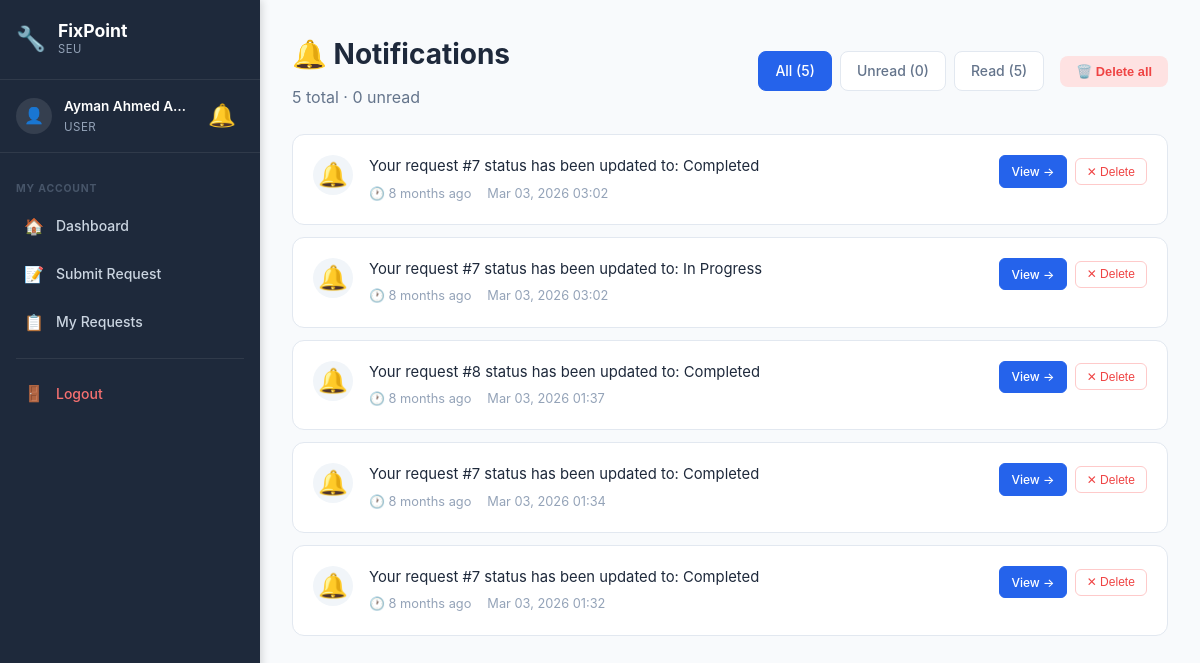
The app's page /notifications.php (signed in) with its own data.
### tables this page shows
CREATE TABLE `notification` (
  `NotificationID` int(11) NOT NULL AUTO_INCREMENT,
  `UserID` int(11) NOT NULL,
  `Title` varchar(255) NOT NULL DEFAULT '',
  `RequestID` int(11) DEFAULT NULL,
  `Message` text NOT NULL,
  `IsRead` tinyint(1) DEFAULT 0,
  `CreatedAt` timestamp NOT NULL DEFAULT current_timestamp(),
  PRIMARY KEY (`NotificationID`),
  KEY `RequestID` (`RequestID`),
  KEY `idx_user` (`UserID`),
  KEY `idx_read` (`IsRead`),
  CONSTRAINT `notification_ibfk_1` FOREIGN KEY (`UserID`) REFERENCES `user` (`UserID`),
  CONSTRAINT `notification_ibfk_2` FOREIGN KEY (`RequestID`) REFERENCES `maintenancerequest` (`RequestID`) ON DELETE SET NULL
);

### config/helpers.php (called while the page is built, shortened)
<?php
function formatDate($date, $format = 'M d, Y H:i') {
    return date($format, strtotime($date));
}
function e($string) {
    return htmlspecialchars($string, ENT_QUOTES, 'UTF-8');
}
?>

### notifications.php (the view, shortened to what this page needs)
<?php
require_once 'config/database.php';
require_once 'config/helpers.php';
$user_id = $_SESSION['user_id'];
$role_id = $_SESSION['role_id'];
$filter = isset($_GET['filter']) ? $_GET['filter'] : 'all';
$where = "WHERE n.UserID = ?";
$sql = "SELECT
            n.NotificationID,
            n.Message,
            n.IsRead,
            n.CreatedAt,
            n.RequestID
        FROM notification n
        $where
        ORDER BY n.CreatedAt DESC";
$stmt = $conn->prepare($sql);
$stmt->bind_param("i", $user_id);
$stmt->execute();
$notifications = $stmt->get_result()->fetch_all(MYSQLI_ASSOC);
$count_sql = "SELECT
    COUNT(*) as total,
    SUM(CASE WHEN IsRead = 0 THEN 1 ELSE 0 END) as unread,
    SUM(CASE WHEN IsRead = 1 THEN 1 ELSE 0 END) as read_count
FROM notification WHERE UserID = ?";
$count_stmt = $conn->prepare($count_sql);
$count_stmt->bind_param("i", $user_id);
$count_stmt->execute();
$counts = $count_stmt->get_result()->fetch_assoc();
if ($role_id == 1) {
    $details_path = 'admin/request-details.php?id=';
    $dashboard_path = 'admin/dashboard.php';
} elseif ($role_id == 2) {
    $details_path = 'technician/task-details.php?id=';
    $dashboard_path = 'technician/dashboard.php';
} else {
    $details_path = 'user/request-details.php?id=';
}
if (!function_exists('notifTimeAgo')) {
    function notifTimeAgo($datetime) {
        $now = new DateTime();
        $ago = new DateTime($datetime);
        $diff = $now->diff($ago);
        if ($diff->m > 0) return $diff->m . ' month' . ($diff->m > 1 ? 's' : '') . ' ago';
        return 'Just now';
    }
}
function getNotifIcon($message) {
    return '🔔';
}
$_sidebar_role = $_SESSION['role_id'] ?? 0;
?>
<!DOCTYPE html>
<html lang="en">
<head>
    <link rel="stylesheet" href="assets/css/style.css">
    <link rel="stylesheet" href="assets/css/dashboard.css">
    <link rel="stylesheet" href="assets/css/sidebar.css">
</head>
<body class="has-sidebar">
    <aside class="sidebar" id="sidebar">
        <div class="sidebar-header">
            <div class="sidebar-logo">
                <span class="sidebar-logo-icon">🔧</span>
                <div>
                    <span class="sidebar-logo-text">FixPoint</span>
                    <span class="sidebar-logo-sub">SEU</span>
                </div>
            </div>
        </div>
        <div class="sidebar-user">
            <div class="sidebar-avatar">👤</div>
            <div class="sidebar-user-info">
                <span class="sidebar-user-name"><?php echo e($_SESSION['name']); ?></span>
                <span class="sidebar-user-role">
                    <?php
                    if ($_sidebar_role == 1) echo 'Administrator';
                    elseif ($_sidebar_role == 2) echo 'Technician';
                    else echo 'User';
                    ?>
                </span>
            </div>
            <?php include 'includes/notification-bell.php'; ?>
        </div>
        <nav class="sidebar-nav">
            <?php if ($_sidebar_role == 1): ?>
                <div class="sidebar-section-label">Main</div>
                <a href="admin/dashboard.php" class="sidebar-link"><span class="sidebar-icon">📊</span><span>Dashboard</span></a>
                <a href="admin/all-requests.php" class="sidebar-link"><span class="sidebar-icon">📋</span><span>All Requests</span></a>
                <a href="admin/users.php" class="sidebar-link"><span class="sidebar-icon">👥</span><span>Manage Users</span></a>
                <div class="sidebar-section-label">Management</div>
                <a href="admin/locations.php" class="sidebar-link"><span class="sidebar-icon">📍</span><span>Locations</span></a>
                <a href="admin/reports.php" class="sidebar-link"><span class="sidebar-icon">📈</span><span>Reports</span></a>
                <a href="admin/all-feedback.php" class="sidebar-link"><span class="sidebar-icon">⭐</span><span>Feedback</span></a>
                <a href="admin/audit-logs.php" class="sidebar-link"><span class="sidebar-icon">🔍</span><span>Audit Logs</span></a>
                <a href="admin/backup.php" class="sidebar-link"><span class="sidebar-icon">💾</span><span>Backup</span></a>
            <?php else: ?>
                <div class="sidebar-section-label">My Account</div>
                <a href="user/dashboard.php" class="sidebar-link"><span class="sidebar-icon">🏠</span><span>Dashboard</span></a>
                <a href="user/submit-request.php" class="sidebar-link"><span class="sidebar-icon">📝</span><span>Submit Request</span></a>
                <a href="user/my-requests.php" class="sidebar-link"><span class="sidebar-icon">📋</span><span>My Requests</span></a>
            <?php endif; ?>
            <div class="sidebar-divider"></div>
            <a href="auth/logout.php" class="sidebar-link sidebar-logout">
                <span class="sidebar-icon">🚪</span><span>Logout</span>
            </a>
        </nav>
    </aside>
    <div class="main-content">
            <div class="topbar-notif"><?php include 'includes/notification-bell.php'; ?></div>
    <div class="dashboard">
        <div class="dashboard-container">
            <div class="notif-page-header">
                <div>
                    <h1 class="welcome-text">🔔 Notifications</h1>
                    <p style="color: #64748b; margin-top: 0.25rem;">
                        <?php echo $counts['total']; ?> total · <?php echo $counts['unread']; ?> unread
                    </p>
                </div>
                <div style="display: flex; gap: 1rem; flex-wrap: wrap; align-items: center;">
                    <div class="notif-filters">
                        <a href="notifications.php?filter=all" class="notif-filter-btn <?php echo $filter === 'all' ? 'active' : ''; ?>">
                            All (<?php echo $counts['total']; ?>)
                        </a>
                        <a href="notifications.php?filter=unread" class="notif-filter-btn <?php echo $filter === 'unread' ? 'active' : ''; ?>">
                            Unread (<?php echo $counts['unread']; ?>)
                        </a>
                        <a href="notifications.php?filter=read" class="notif-filter-btn <?php echo $filter === 'read' ? 'active' : ''; ?>">
                            Read (<?php echo $counts['read_count']; ?>)
                        </a>
                    </div>
                    <?php if ($counts['total'] > 0): ?>
                        <div class="notif-actions">
                            <button class="notif-action-btn btn-delete-all" onclick="pageDeleteAll()">
                                🗑️ Delete all
                            </button>
                        </div>
                    <?php endif; ?>
                </div>
            </div>
            <div id="notifPageList">
                <?php if (count($notifications) > 0): ?>
                    <?php foreach ($notifications as $notif): ?>
                        <div class="notif-card <?php echo $notif['IsRead'] ? '' : 'unread'; ?>" id="page-notif-<?php echo $notif['NotificationID']; ?>">
                            <div class="notif-card-icon">
                                <?php echo getNotifIcon($notif['Message']); ?>
                            </div>
                            <div class="notif-card-content">
                                <div class="notif-card-message"><?php echo e($notif['Message']); ?></div>
                                <div class="notif-card-meta">
                                    <span>🕐 <?php echo notifTimeAgo($notif['CreatedAt']); ?></span>
                                    <span><?php echo formatDate($notif['CreatedAt']); ?></span>
                                </div>
                            </div>
                            <div class="notif-card-actions">
                                <?php if ($notif['RequestID']): ?>
                                    <a href="<?php echo $details_path . $notif['RequestID']; ?>" class="notif-card-btn view-btn">
                                        View →
                                    </a>
                                <?php endif; ?>
                                <button class="notif-card-btn delete-btn" onclick="pageDeleteOne(<?php echo $notif['NotificationID']; ?>)">
                                    ✕ Delete
                                </button>
                            </div>
                        </div>
                    <?php endforeach; ?>
                <?php endif; ?>
            </div>
        </div>
    </div>
    </div>
</body>
</html>

### assets/css/style.css (style rules this page uses)
* { margin: 0; padding: 0; box-sizing: border-box; }
:root { --primary-color: #2563eb; --primary-dark: #1e40af; --secondary-color: #64748b; --success-color: #10b981; --danger-color: #ef4444; --warning-color: #f59e0b; --dark: #1e293b; --gray: #64748b; --light-gray: #f1f5f9; --white: #ffffff; --shadow: 0 4px 6px rgba(0, 0, 0, 0.1); --shadow-lg: 0 10px 25px rgba(0, 0, 0, 0.15); }
body { font-family: -apple-system, BlinkMacSystemFont, 'Segoe UI', Roboto, 'Helvetica Neue', Arial, sans-serif; line-height: 1.6; color: var(--dark); background-color: var(--white); }

### assets/css/dashboard.css (style rules this page uses)
.dashboard { min-height: 100vh; background: #f8fafc; }
.dashboard-container { max-width: 1400px; margin: 0 auto; padding: 2rem; }
.welcome-text { font-size: 1.75rem; font-weight: 700; color: #1e293b; margin-bottom: 0.5rem; }

### assets/css/sidebar.css (style rules this page uses)
:root { --sidebar-width: 260px; --sidebar-bg: #1e293b; --sidebar-text: #cbd5e1; --sidebar-active-bg: rgba(37, 99, 235, 0.15); --sidebar-active-text: #60a5fa; --sidebar-hover-bg: rgba(255, 255, 255, 0.05); --topbar-height: 56px; }
body.has-sidebar { margin: 0; padding: 0; display: flex; min-height: 100vh; background: #f8fafc; }
.sidebar { position: fixed; top: 0; left: 0; width: var(--sidebar-width); height: 100vh; background: var(--sidebar-bg); display: flex; flex-direction: column; z-index: 1000; overflow-y: auto; overflow-x: visible; transition: transform 0.3s ease; box-shadow: 2px 0 8px rgba(0,0,0,0.15); }
.sidebar-header { display: flex; align-items: center; justify-content: space-between; padding: 1.25rem 1rem; border-bottom: 1px solid rgba(255,255,255,0.08); flex-shrink: 0; }
.sidebar-logo { display: flex; align-items: center; gap: 0.75rem; }
.sidebar-logo-icon { font-size: 1.5rem; }
.sidebar-logo-text { display: block; font-size: 1.1rem; font-weight: 700; color: #fff; line-height: 1.2; }
.sidebar-logo-sub { display: block; font-size: 0.7rem; color: #94a3b8; text-transform: uppercase; letter-spacing: 0.05em; }
.sidebar-user { display: flex; align-items: center; gap: 0.75rem; padding: 1rem; border-bottom: 1px solid rgba(255,255,255,0.08); flex-shrink: 0; }
.sidebar-avatar { width: 36px; height: 36px; background: rgba(255,255,255,0.1); border-radius: 50%; display: flex; align-items: center; justify-content: center; font-size: 1rem; flex-shrink: 0; }
.sidebar-user-info { flex: 1; min-width: 0; }
.sidebar-user-name { display: block; color: #fff; font-size: 0.85rem; font-weight: 600; white-space: nowrap; overflow: hidden; text-overflow: ellipsis; }
.sidebar-user-role { display: block; color: #94a3b8; font-size: 0.72rem; text-transform: uppercase; letter-spacing: 0.04em; }
.sidebar-nav { flex: 1; padding: 0.75rem 0; overflow-y: auto; }
.sidebar-section-label { padding: 0.5rem 1rem 0.25rem; font-size: 0.65rem; font-weight: 700; color: #475569; text-transform: uppercase; letter-spacing: 0.08em; margin-top: 0.5rem; }
.sidebar-link { display: flex; align-items: center; gap: 0.75rem; padding: 0.65rem 1rem; color: var(--sidebar-text); text-decoration: none; font-size: 0.875rem; font-weight: 500; transition: all 0.15s ease; position: relative; margin: 0.1rem 0.5rem; border-radius: 0.5rem; }
.sidebar-icon { font-size: 1rem; flex-shrink: 0; width: 20px; text-align: center; }
.sidebar-divider { height: 1px; background: rgba(255,255,255,0.08); margin: 0.75rem 1rem; }
.sidebar-logout { color: #f87171 !important; }
.main-content { margin-left: var(--sidebar-width); flex: 1; min-height: 100vh; width: calc(100% - var(--sidebar-width)); box-sizing: border-box; display: flex; flex-direction: column; }

### records on screen
notification: Message "🔔", Message "Your request #7 status has been updated to: Completed", CreatedAt "8 months ago", CreatedAt "Mar 03, 2026 03:02"
notification: Message "🔔", Message "Your request #7 status has been updated to: In Progress", CreatedAt "8 months ago", CreatedAt "Mar 03, 2026 03:02"
notification: Message "🔔", Message "Your request #8 status has been updated to: Completed", CreatedAt "8 months ago", CreatedAt "Mar 03, 2026 01:37"
notification: Message "🔔", Message "Your request #7 status has been updated to: Completed", CreatedAt "8 months ago", CreatedAt "Mar 03, 2026 01:34"
notification: Message "🔔", Message "Your request #7 status has been updated to: Completed", CreatedAt "8 months ago", CreatedAt "Mar 03, 2026 01:32"

### other values on screen
$_SESSION['name'] "Ayman Ahmed A…"
$counts['total'] "5"
$counts['unread'] "0"
$counts['read_count'] "5"
